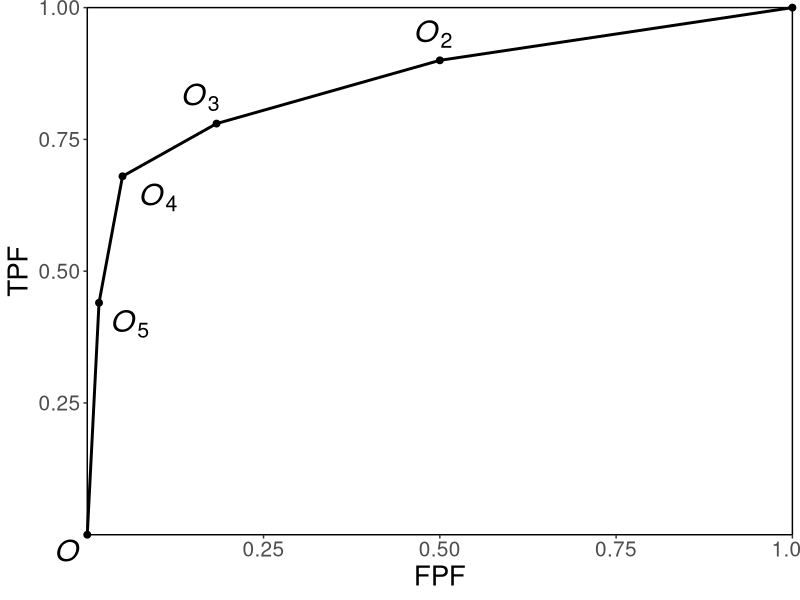
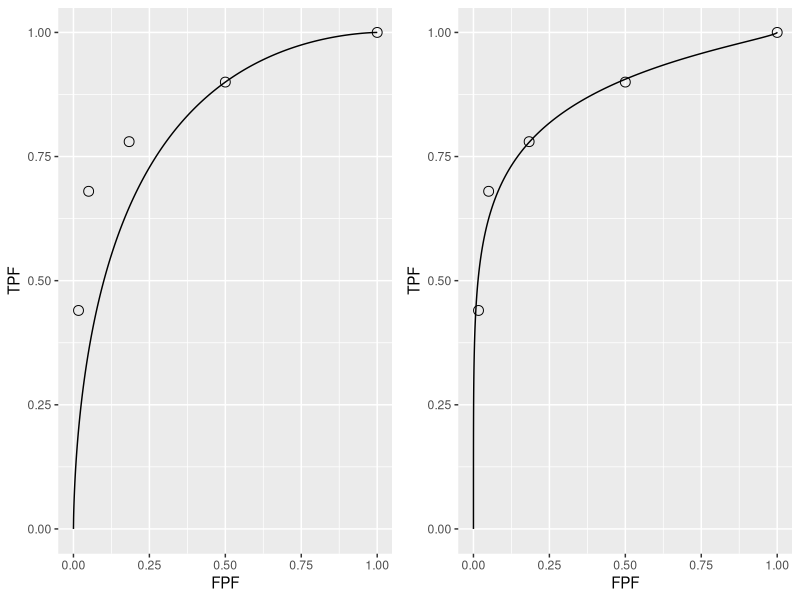

These charts were generated, in order, by the following R code: (Note: this script raises an error after producing the figures.)
## ---- chunk 1
knitr::opts_chunk$set(
  collapse = TRUE,
  comment = "#>"
)
library(kableExtra)
library(ggplot2)
library(gridExtra)
## ---- chunk 2
plotROC <- function (mu, sigma, FPF, TPF)
{
  zeta <- seq(- mu - 2,+ mu + 2,0.01)
  fpf <- array(dim = length(zeta))
  tpf <- array(dim = length(zeta))
  for (i in 1:length(zeta)) {
    fpf[i] <- pnorm(-zeta[i])
    tpf[i] <- pnorm((mu -zeta[i])/sigma) 
  }
  curveData <- data.frame(FPF = c(1, fpf, 0), TPF = c(1, tpf, 0))
  pointsData <- data.frame(FPF = FPF, TPF = TPF)
  rocPlot <- ggplot(mapping = aes(x = FPF, y = TPF)) + geom_line(data = curveData) + geom_point(data = pointsData, shape = 1, size = 3)
  return(rocPlot)
}
## ---- chunk 3
Ktr = array(dim = c(2,5))
Ktr[1,]  <- rev(c(30,19,8,2,1)) # Table 4.2.1
Ktr[2,]  <- rev(c(5,6,5,12,22))
df <- as.data.frame(Ktr)
colnames(df) <- c("$r = 5$","$r = 4$","$r = 3$","$r = 2$","$r = 1$")
rownames(df) <- c("non-diseased","diseased")
knitr::kable(df, caption = "Representative counts table.", escape = FALSE)
## ---- chunk 4
options(digits=4)
# R = number of bins; 5
R <- length(Ktr[1,]) 
OpPts <- array(0,dim = c(2,R))
for (r in 1:R) {
  OpPts[1,r] <- sum(Ktr[1, 1:r])/sum(Ktr[1,])
  OpPts[2,r] <- sum(Ktr[2, 1:r])/sum(Ktr[2,])    
}
df <- as.data.frame(OpPts)
colnames(df) <- c("$r\\geq 5$","$r\\geq 4$","$r\\geq 3$","$r\\geq 2$","$r\\geq 1$")
rownames(df) <- c("FPF","TPF")
knitr::kable(df, caption = "Computation of operating points from cell counts.", escape = FALSE)
## ---- chunk 5
K1 <- 60;K2 <- 50
FPF <- c(0, cumsum(rev(c(30, 19, 8, 2, 1))) / K1)
TPF <- c(0, cumsum(rev(c(5, 6, 5, 12, 22))) / K2)

ROCOp <- data.frame(FPF = FPF, TPF = TPF)
ROCPlot <- ggplot(data = ROCOp, mapping = 
             aes(x = FPF, y = TPF)) + 
             geom_line(linewidth = 1) + 
            geom_point(size = 2) + 
  theme_bw() + 
  theme(panel.grid.major = 
          element_blank(), panel.grid.minor = element_blank(), 
          panel.border = element_rect(color = "black"), 
          axis.text = element_text(size = 15), 
          axis.title = element_text(size = 20)) +
  scale_x_continuous(expand = c(0, 0), 
  breaks = c(0.25, 0.5, 0.75, 1)) + 
  scale_y_continuous(expand = c(0, 0), breaks = c(0.25, 0.5, 0.75, 1)) +
  coord_cartesian(ylim = c(0,1), x = c(0,1)) + 
  annotation_custom(grob = grid::textGrob(bquote(italic("O")),
  gp = grid::gpar(fontsize = 22)), 
  xmin = -0.03, xmax = -0.03, 
  ymin = -0.03, ymax = -0.03) + 
  annotation_custom(grob = grid::textGrob(bquote(italic(O[5])),
  gp = grid::gpar(fontsize = 22)), 
  xmin = 0.06, xmax = 0.06, 
  ymin = 0.40, ymax = 0.40) +
  annotation_custom(grob = grid::textGrob(bquote(italic(O[4])),
  gp = grid::gpar(fontsize = 22)), 
  xmin = 0.10, xmax = 0.10, 
  ymin = 0.64, ymax = 0.64) +
  annotation_custom(grob = grid::textGrob(bquote(italic(O[3])),
  gp = grid::gpar(fontsize = 22)), 
  xmin = 0.16, xmax = 0.16, 
  ymin = 0.83, ymax = 0.83) +
  annotation_custom(grob = grid::textGrob(bquote(italic(O[2])),
  gp = grid::gpar(fontsize = 22)), 
  xmin = 0.49, xmax = 0.49, 
  ymin = 0.95, ymax = 0.95)  

p <- ggplotGrob(ROCPlot)
p$layout$clip[p$layout$name=="panel"] <- "off"
## ---- chunk 6
grid::grid.draw(p)
## ---- chunk 7
options(digits = 3)
FPF <- OpPts[1,]
TPF <- OpPts[2,]
df <- data.frame(FPF = FPF, TPF = TPF)
df <- t(df)
print(df)
# ev = equal variance model
mu_ev <- qnorm(.5)+qnorm(.9);sigma_ev <- 1
Az_ev <- pnorm(mu_ev/sqrt(2))
cat("uppermost point based estimate of mu_ev = ", mu_ev, "\n")
cat("corresponding estimate of Az_ev = ", Az_ev, "\n")
## ---- chunk 8
# equal variance fit to uppermost operating point
p1 <- plotROC (mu_ev, sigma_ev, FPF, TPF)
# the following values are from unequal-variance model fitting
# to be discussed in the next chapter
mu <- 2.17;sigma <- 1.65
# following formula is discussed in the next chapter
Az <- pnorm(mu/sqrt(1+sigma^2))
cat("binormal unequal variance model estimate of Az = ", Az, "\n")
# unequal variance fit to all operating points
p2 <- plotROC (mu, sigma, FPF, TPF)
## ---- chunk 9
grid.arrange(p1,p2,ncol=2)
## ---- chunk 10
# Sp = 1 - FPF = 1 - 0.5
# Se = 0.9
cat("zeta from Sp = ", qnorm(1-0.5),"\n")
cat("zeta from Se = ", mu_ev-qnorm(0.9),"\n")
## ---- chunk 11
knitr::include_graphics("images/AcquiringData6PointScale.png")
## ---- chunk 12
knitr::include_graphics("images/2AFC.png")
## ---- chunk 13
df = array(dim = c(7,4))
df[1,]  <- c("356,030",
              "355,734 (76.2)",
              "296 (12.3)",
              "0.83")
df[2,]  <- c("56,614",
              "56,533 (12.1)",
              "81 (3.4)",
              "1.43")
df[3,]  <- c("8,692",
              "8,627 (1.8)",
              "65 (2.7)",
              "7.48")
df[4,]  <- c("3,094",
              "3,049 (0.7)",
              "45 (1.9)",
              "14.54")
df[5,]  <- c("42,823",
              "41,442 (8.9)",
              "1,381 (57.5)",
              "32.25")
df[6,]  <- c("2,022",
              "1,687 (0.4)",
              "335 (13.9)",
              "165.68")
df[7,]  <- c("237",
              "38 (0.0)",
              "199 (8.3)",
              "839.66")
df <- as.data.frame(df)
colnames(df) <- c("Total number \nof mammograms",
                  "Mammograms without \nbreast cancer (percent)",
                  "Mammograms with \nbreast cancer  (percent)",
                  "Cancers per 1000 \nscreening mammograms")
rownames(df) <- c("1: Normal\n",
                  "2: Benign finding\n",
                  "3: Probably benign, \nrecommend normal or short term follow up",
                  "3+: Probably benign, \nrecommend immediate follow up",
                  "0: Need additional \nimaging evaluation",
                  "4: Suspicious finding, \nbiopsy should be considered",
                  "5: Highly suggestive \nof malignancy")
knitr::kable(df, caption = "The Barlow et al study: the ordering of the BI-RADS ratings in the first column correlates with cancer-rate in the last column.", escape = FALSE) %>% 
kable_styling(latex_options =c("scale_down")) %>% 
column_spec(1,width ="11em") %>%
column_spec(2,width ="8em") %>% 
column_spec(3,width ="8em") %>% 
column_spec(4,width ="8em") %>% 
column_spec(5,width ="8em")
